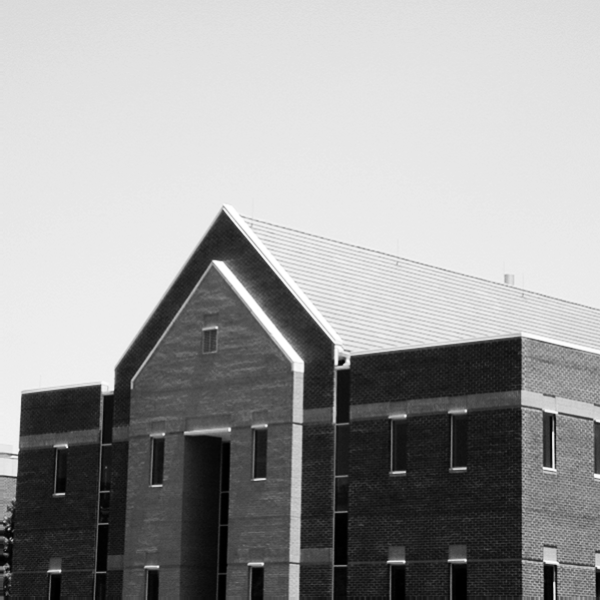
#> input picture Image Processing 5/Convolution/Assignment25/building.tif, 600 x 600 px, given in place of the camera
$ python color_detection_filter2d.py
#> lines starting #> are read from the running program, lines starting #| are printed output that depends on the picture
import cv2 as cv
import numpy as np

mask = np.ones((71,71)) / 5041
cap = cv.VideoCapture(0)
while True:
    _,frame = cap.read()
#> frame is the input picture: shape (600, 600, 3); min 0, max 255, mean 155.8
    frame = cv.resize(frame,(600,600))
    frame = cv.cvtColor(frame,cv.COLOR_BGR2GRAY)
#> frame: shape (600, 600)
    frame = cv.equalizeHist(frame)
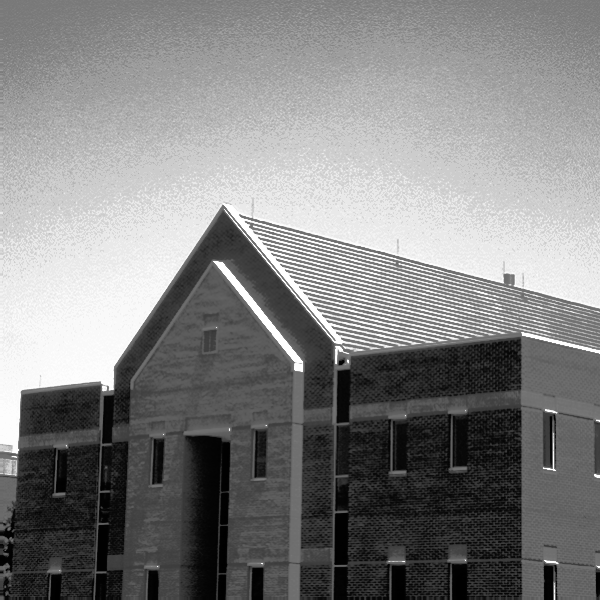
#> frame: shape (600, 600); min 0, max 255, mean 129.9
    row ,col = frame.shape
#> row = 600; col = 600

    resualt = cv.filter2D(frame,0,mask)
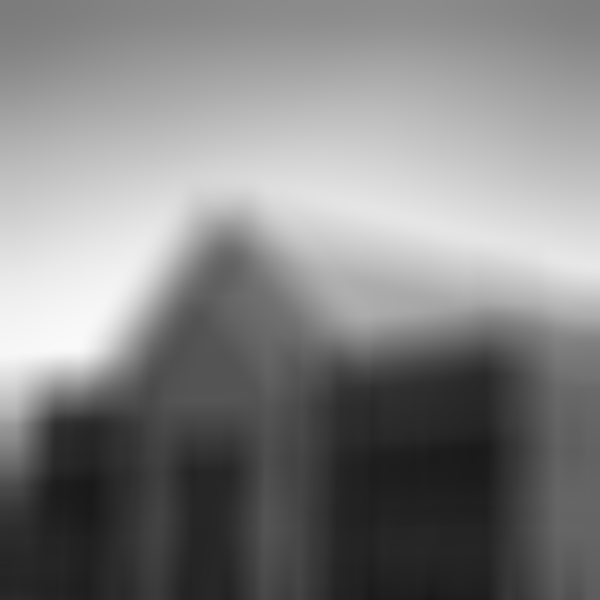
#> resualt: shape (600, 600); min 24, max 250, mean 129.9
    frame_rectangle = frame[row//2:row//2+100,col//2:col//2+100]
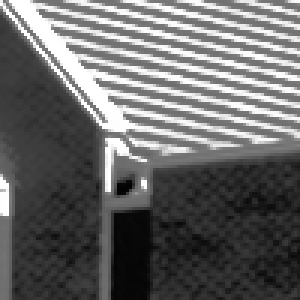
#> frame_rectangle: shape (100, 100) (shown 3 times larger); min 2, max 255, mean 104.7
    cv.rectangle(resualt,(row//2,col//2),(row//2+100,col//2+100),(0,255,0),4)
    resualt[row//2:row//2+100,col//2:col//2+100] = frame_rectangle

    mean_color = int(np.mean(frame_rectangle))
#> mean_color = 104
    if mean_color <=80:
        color = "Black"
    elif 80< mean_color <=150:
        color = "Gray"
    elif mean_color > 150:
        color = "White"

    cv.putText(resualt,f"Colors Mean: {str(mean_color)}",(10,40),cv.FONT_HERSHEY_COMPLEX,0.75,(0,0,0),2)
    cv.putText(resualt,f"Color: {color}",(10,70),cv.FONT_HERSHEY_COMPLEX,0.75,(0,0,0),2)
    cv.putText(resualt,"Less than 80 is black",(10,col-20),cv.FONT_HERSHEY_COMPLEX,0.5,(0,0,0),1)
    cv.putText(resualt,"Between 80 to 150 is gray",(10,col-40),cv.FONT_HERSHEY_COMPLEX,0.5,(0,0,0),1)
    cv.putText(resualt,"Above 150 is white",(10,col-60),cv.FONT_HERSHEY_COMPLEX,0.5,(0,0,0),1)
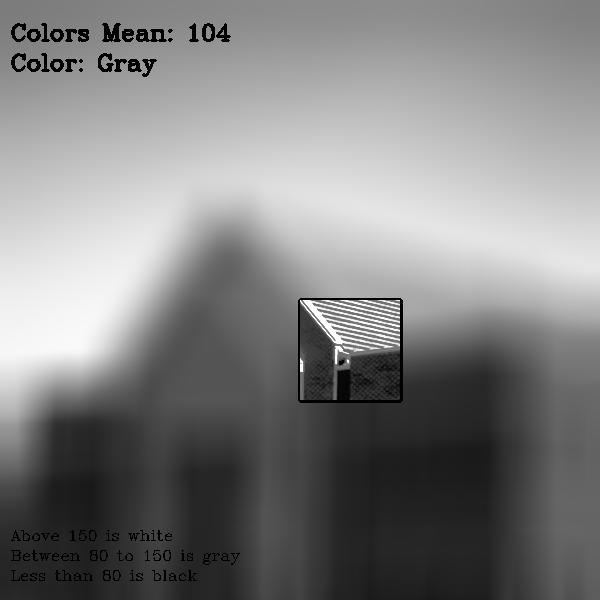
#> resualt: shape (600, 600); min 0, max 255, mean 128.3
    cv.imshow("Color Detection",resualt)
    if cv.waitKey(1) & 0xFF==ord("0"):
#> (key Esc is pressed here)
        break
